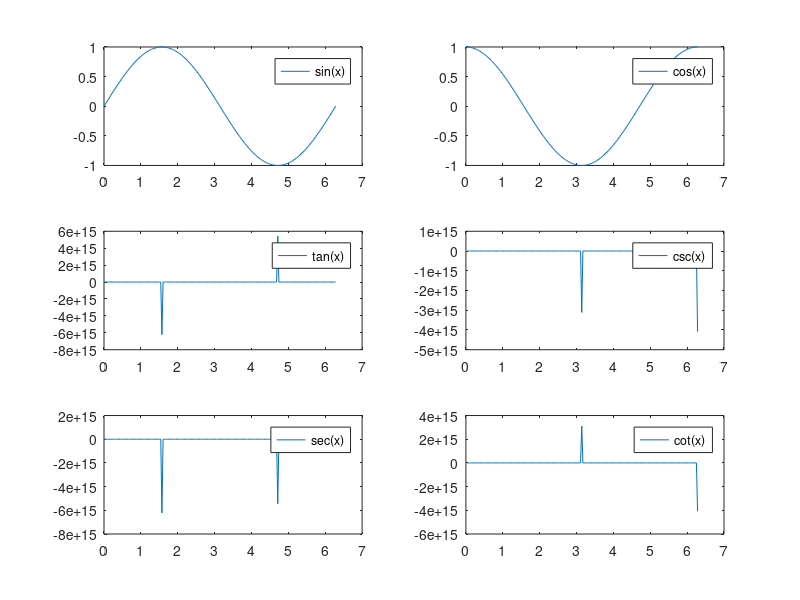

This chart was generated by the following MATLAB code:
%{
Here we will create the 2D Plot of basic reigonometric functions like sin, cos, tan, cosec or csc ,sec and cot on the
interval of 0 to 2pi and display them using the subplot function in the layout having 3 rows and two coulumns.
%}

x = 0:pi/100:2*pi ;
%the variable x is defined as a vector from 0 to 2pi in  increment of pi/100
%this gives a smooth curve when plotting the functions

%2D subplot of sin x
y = sin(x);
subplot(3,2,1);
plot(x,y)
legend('sin(x)');
hold
%{
the above piece of code calculates sin(x) and  the value is stored in the variable
named y (in this case);

then as the name of the subplot suggests it creates the plot in 3 row and 2 columns grid
system;

then the function plot(x,y) plots sin(x) against x;
then the legend function adds the legend which is enclosed in single quote;

then the hold function allows us to plot more on the same axes later ;

we are going to follow the same process to plot the remainig functions ;
%}

%2D plot of cos x
z = cos(x);
subplot(3,2,2);
plot(x,z)
legend('cos(x)');
hold

%2d plot of tan x
a = tan(x);
subplot(3,2,3);
plot(x,a)
legend('tan(x)');
hold

%2D plot of cosec x
b = csc(x);
subplot(3,2,4);
plot(x,b)
legend('csc(x)');
hold

%2D plot of sec x
c = sec(x);
subplot(3,2,5);
plot(x,c)
legend('sec(x)');
hold

%2D plot of cot x
d = cot(x);
subplot(3,2,6);
plot(x,d)
legend('cot(x)');

%issues in  or  some questions that may arise in your minid are dealt in the readme file

